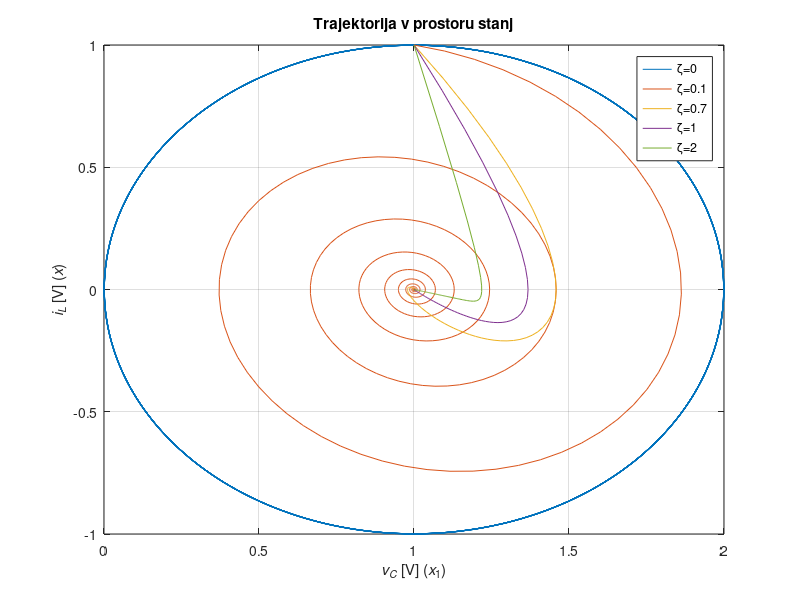
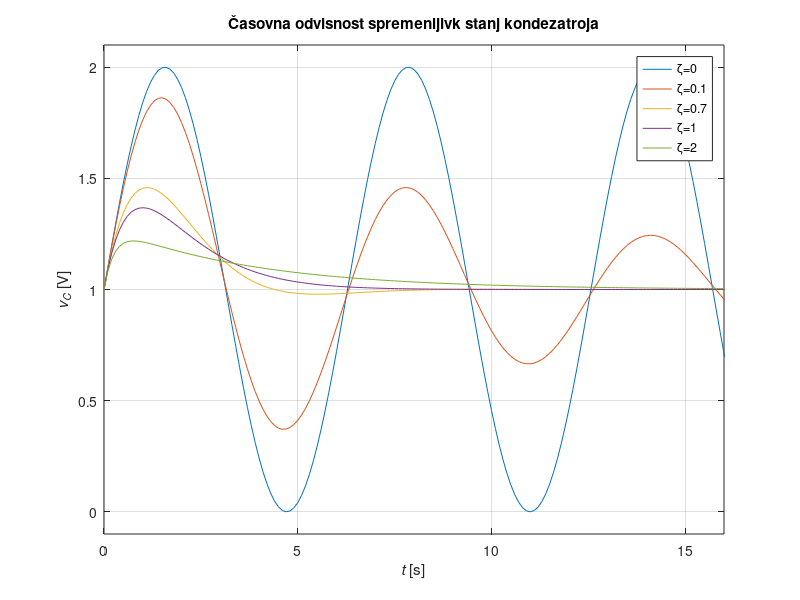
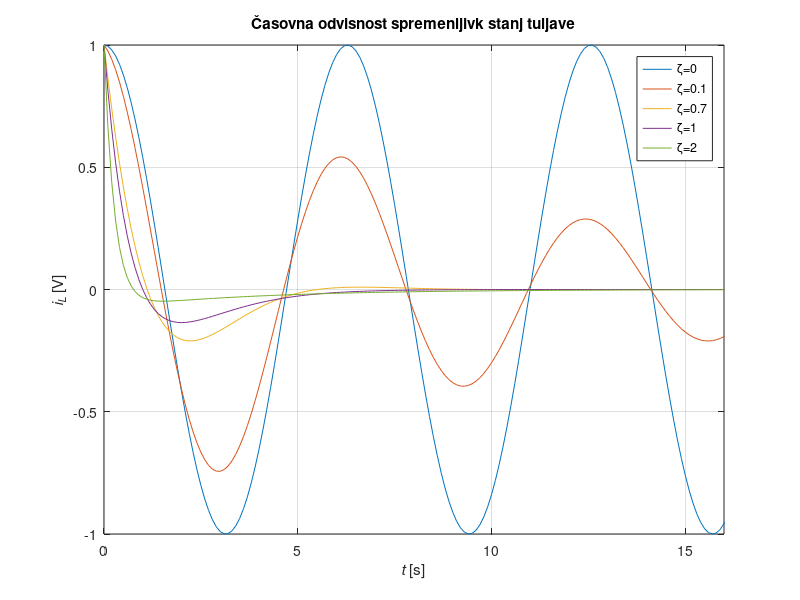

The MATLAB source for these figures, in order:
clear all; close all;

#Casovni vektor
#tz = 0; tk = 0.01; dt = 0.000001;
t=0 : 0.1 : 100;


# constant for DE
C = 1; %HFarad
L = 1;  %Henry
R = [0, 0.2, 1.4, 2, 4];  %primer za R3
%R = 2; %test R, DELETE ME later

# U definition input, both zeros matrixs
U = [ones(length(t),1)];

#definirane izhodne matrike namenjene da risemo vec krivulj hkrati
Vc    = [ones(length(t),5)];
iL    = [ones(length(t),5)];
vizh  = [ones(length(t),5)];


#Zacetne vrednosti Vc(0)=1V iL(0) = 1A
Vc_zac = 1; iL_zac = 1;
V_zac_pogoj = [Vc_zac; iL_zac];


for i = 1 : 5
  R(i)
  A   = [0,      1/C;
        -1/L,  -R(i)/L];
  
  B   = [0,    1/L]';
  %enotska matrika
  C_m = [1,0;
         0,1]; 
  D   = [0, 0]';
  
  #solving systems
  sys = ss(A,B,C_m,D);
  [y,t,x]=lsim(sys, U,t,V_zac_pogoj);
  
  #zapis outs, ki je da lsim: za vse R-je
  Vc(:,i) = x(:,1);
  iL(:,i) = x(:,2);
  vizh(:,i) = y(:,1);
endfor

#draw trajektorija stanj v prostoru
fig1 = figure(1);
set(fig1,'Units','centimeters','Position',[1 4 14 12]);
plot(Vc(:,1),iL(:,1), Vc(:,2),iL(:,2), Vc(:,3),iL(:,3), Vc(:,4),iL(:,4), Vc(:,5),iL(:,5));
%%axis([-2.1 2.1 -2.1 2.1]); 
grid;
legend("ζ=0","ζ=0.1","ζ=0.7","ζ=1","ζ=2")
xlabel('{\itv_C} [V] ({\itx}_1)'); ylabel('{\iti_L} [V] ({\itx})');
title('Trajektorija v prostoru stanj')
pause(1);

#draw izhodne spremeljivke kondezator
fig2 = figure(2);
set(fig2,'Units','centimeters','Position',[16.5 1.5 20 16]);
plot(t,Vc(:,1), t,Vc(:,2), t,Vc(:,3), t,Vc(:,4), t,Vc(:,5)); 
legend("ζ=0","ζ=0.1","ζ=0.7","ζ=1","ζ=2")
axis([0 16 -0.1 2.1]); 
grid;
xlabel('{\itt} [s]'); ylabel('{\itv_C} [V]');
title('Časovna odvisnost spremenljivk stanj kondezatroja')
pause(2);

fig3 = figure(3);
set(fig3,'Units','centimeters','Position',[16.5 1.5 20 16]);
plot(t,iL(:,1), t,iL(:,2), t,iL(:,3), t,iL(:,4), t,iL(:,5)); 
legend("ζ=0","ζ=0.1","ζ=0.7","ζ=1","ζ=2")
axis([0 16 -1 1]); 
grid;
xlabel('{\itt} [s]'); ylabel('{\iti_L} [V]');
title('Časovna odvisnost spremenljivk stanj tuljave')
pause(2);
